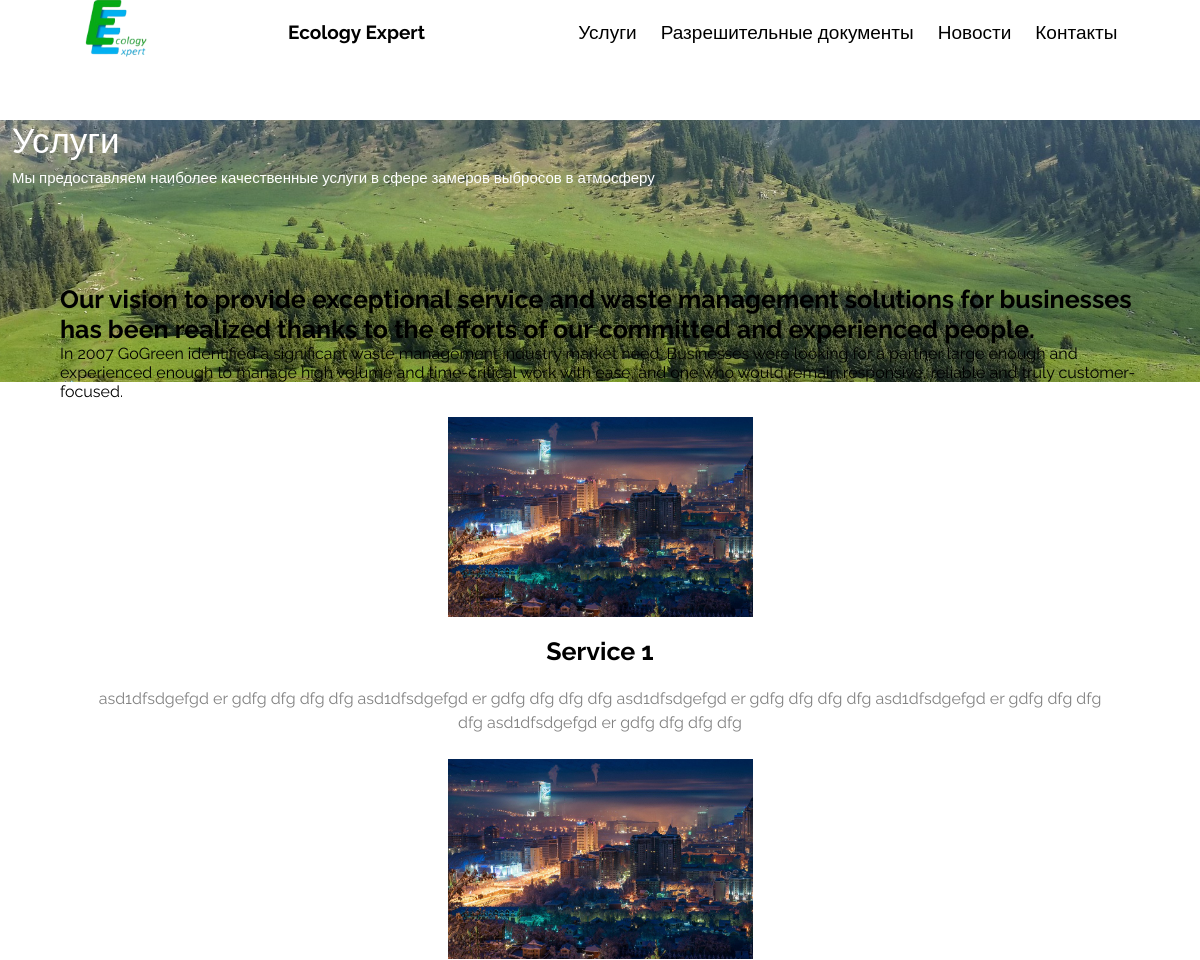
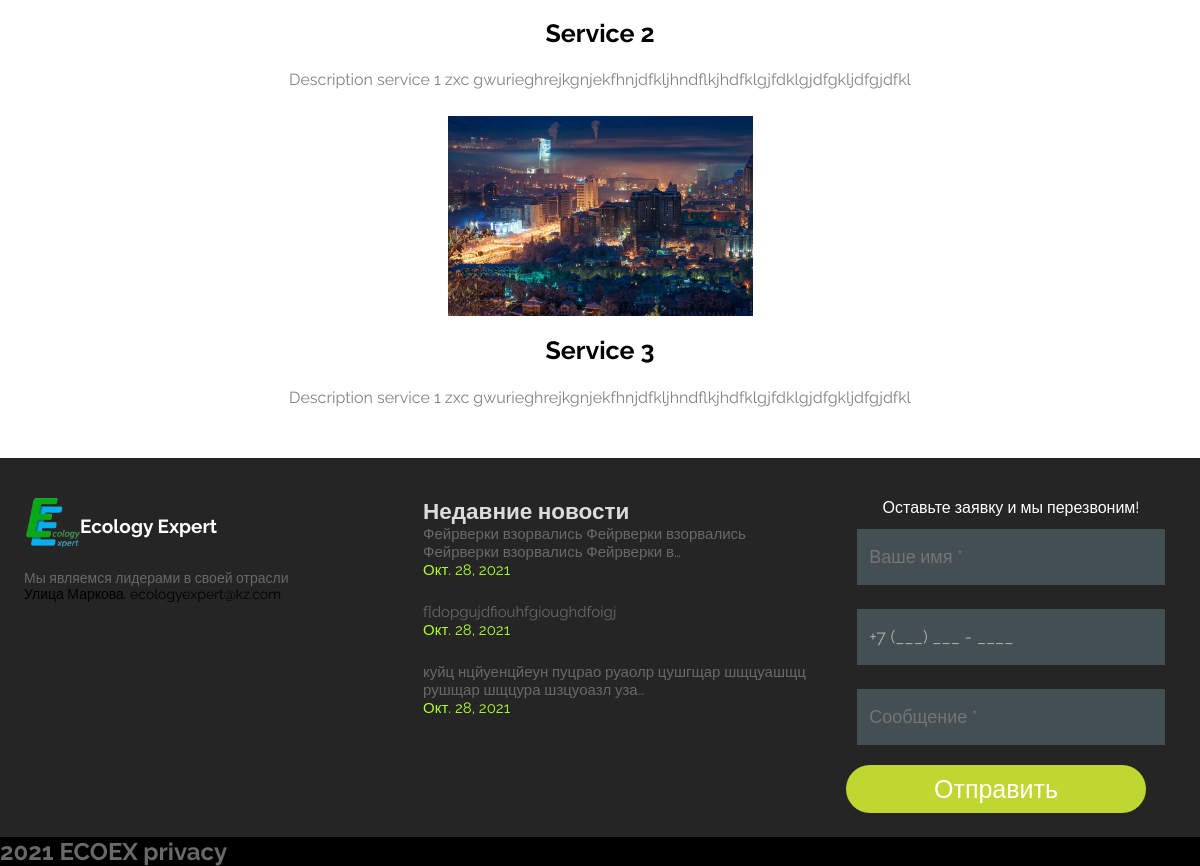
The app's page /services, older data (2 pictures, top to bottom).
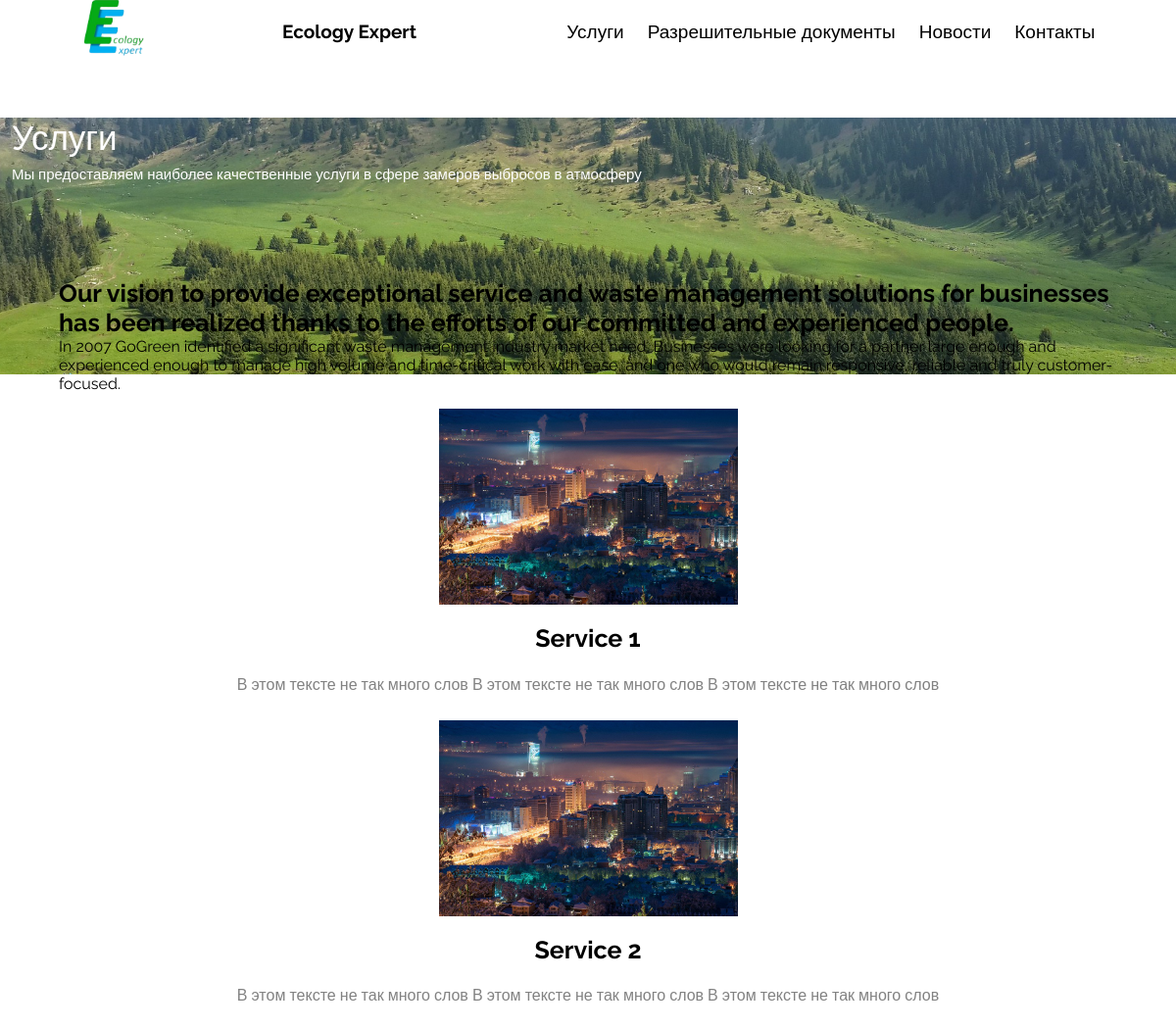
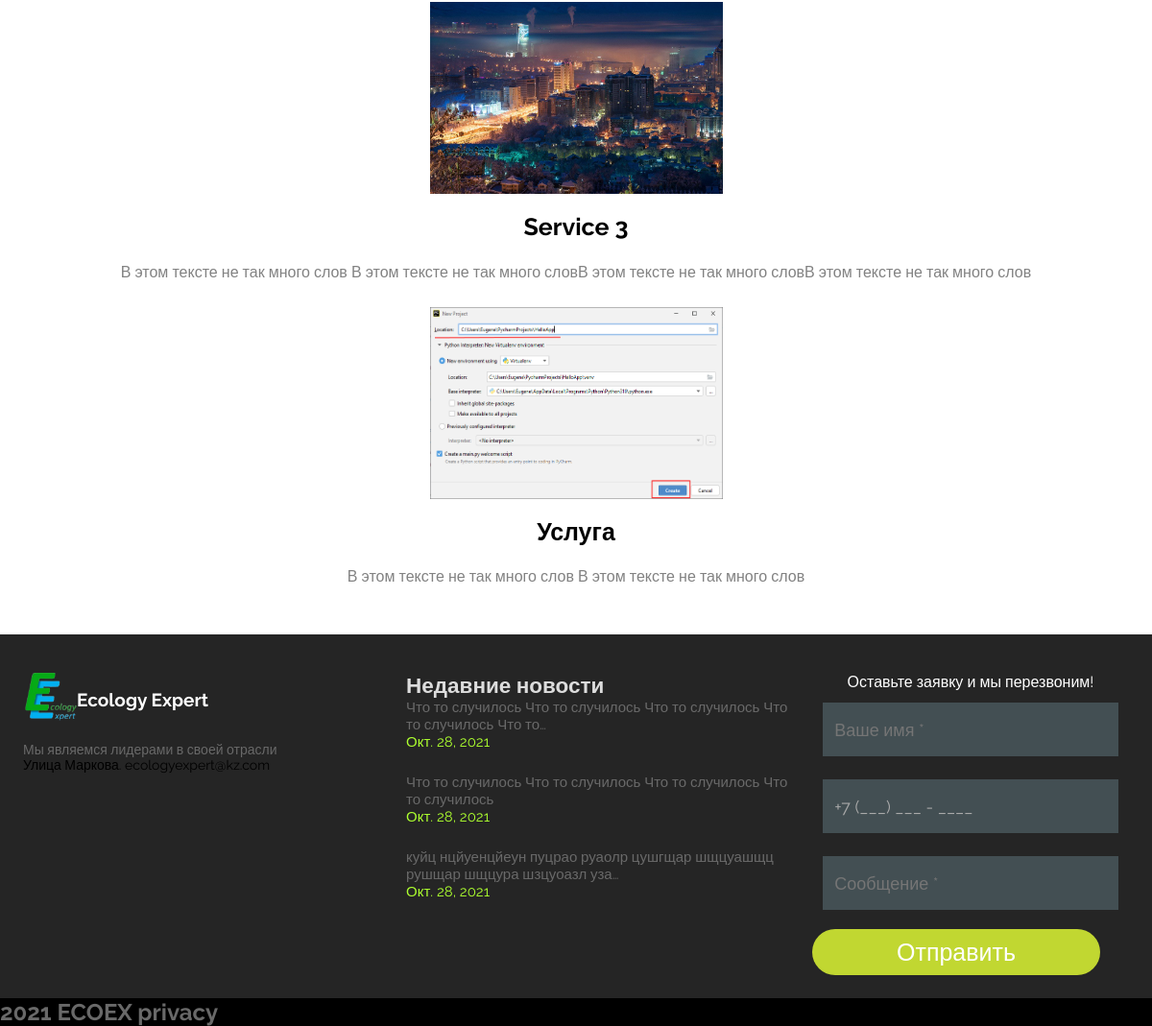
The same page, newer data (2 pictures, top to bottom).
### landing/models.py (models this page shows, shortened)
class Service(models.Model):
    title = models.CharField(max_length=45)
    image = models.ImageField(upload_to='services/')
    description = models.CharField(max_length=650)

class News(models.Model):
    title = models.CharField(max_length=150)
    date = models.DateField(auto_now_add=True)
    slug = models.SlugField(max_length=75, unique=True, db_index=True, verbose_name="URL")
    image = models.ImageField(upload_to="news/", null=True)
    description = models.TextField()

### landing/views.py (the view)
# urls.py: path('services', views.services, name='services'),
def services(request):
    context = {}
    context['Services'] = Service.objects.all()
    return render(request, "service/services_list.html", context)

### landing/context_processors.py (called while the page is built)
def news(request):
    return {'RecentNews': News.objects.all()[:3]}

### templates/service/services_list.html (shortened to what this page needs)
{% extends 'landing/base.html' %}
{% load static %}
{% load cache %}
{% block head %}
<link rel="stylesheet" href="{% static 'css/services_list.css' %}">
        <link rel="stylesheet" href="{% static 'css/header_non_main.css' %}">
{% endblock head %}
{% block content %}
    <div class="Services_bg">
    <h3>Услуги</h3>
    <p>Мы предоставляем наиболее качественные услуги в сфере замеров выбросов в атмосферу</p>
    </div>
<div class="Text_services_wrapper">
<h1 class="Zag_service">Our vision to provide exceptional service and waste management solutions for businesses has been realized thanks to the efforts of our committed and experienced people.</h1>
<p class="Descript_services">In 2007 GoGreen identified a significant waste management industry market need. Businesses were looking for a partner large enough and experienced enough to manage high volume and time-critical work with ease, and one who would remain responsive, reliable and truly customer-focused.</p>
</div>
<div class="Services_wrapper">
{% for service in Services %}
    <div class="services_item">
    <img class="Service_img" src="{{ service.image.url }}" />
    <a class="services_title" >{{ service.title }}</a>
   <p class="service_descrip"> {{ service.description|truncatewords:35 }}</p>
</div>
{% endfor %}
</div>
{% endblock content %}

### templates/landing/base.html (shortened to what this page needs)
<!DOCTYPE html>
{% load static %}
{% load cache %}
<html lang="en">
<head>
{% block head %}
{% endblock head %}
{% cache 25000 header %}
<link rel="stylesheet" href="{% static 'css/base.css' %}">
<link rel="stylesheet" href="{% static 'css/mobile_header.css' %}">
{% endcache %}
</head>
<body>
<section class="HeaderWrapper" id="header_wrapper" style="background-clip: content-box">
<header id="main_header">
    <div class="LogoImg"></div>
    <a href="{% url 'landing:main_page' %}" class="LogoText" id="LogoText">Ecology Expert</a>
    <div class="TextHeaderHorizontal">
        <p class="P_header"><a href="{% url 'landing:services' %}">Услуги</a></p>
        <p class="P_header"><a href="{% url 'landing:pass_docs' %}">Разрешительные документы</a></p>
        <p class="P_header"><a href="{% url 'landing:news_fan' %}">Новости</a></p>
        <p class="P_header"><a href="{% url 'landing:contacts_fan' %}">Контакты</a></p>
    </div>
</header>
</section>
{% block content %}
{% endblock content %}
<footer>
    <div class="Footer">
        <div class="LeftSideFooter">
            <div class="FooterLogo">
            <div class="FooterLogoImg"></div>
            <a href="{% url 'landing:main_page' %}" class="LogoText">Ecology Expert</a>
            </div>
                <p class="DescripFooter">Мы являемся лидерами в своей отрасли
</p>
            <p class="LocationFooter">Улица Маркова.
<a class="EmailFooter">ecologyexpert@kz.com</a></p>
        </div>
        <div class="MiddleSideFooter">
            <h2>Недавние новости</h2>
            <div>
              {% for new in RecentNews %}
                <a class="new_description">{{ new.description|truncatechars:75 }}</a>
                <p class="new_date" >{{ new.date }}</p>
              {% endfor%}
            </div>
        </div>
    {% include 'parts/form_footer.html' %}
    </div>
    <div class="UnderFooter">
        <h1>2021 ECOEX <a href="https://google.com">privacy</a></h1>
    </div>
</footer>
</body>
</html>

Row changes from the older to the newer data that the page shows:
changed Service "Service 1": description "asd1dfsdgefgd er gdfg dfg dfg dfg asd1dfsdgefgd er gdfg dfg dfg dfg asd1dfsdgefgd er gdfg dfg dfg dfg asd1dfsdgefgd er gdfg dfg dfg dfg asd1dfsdgefgd er gdfg dfg dfg dfg" → "В этом тексте не так много слов В этом тексте не так много слов В этом тексте не так много слов"
changed Service "Service 2": description "Description service 1 zxc gwurieghrejkgnjekfhnjdfkljhndflkjhdfklgjfdklgjdfgkljdfgjdfkl" → "В этом тексте не так много слов В этом тексте не так много слов В этом тексте не так много слов"
changed Service "Service 3": description "Description service 1 zxc gwurieghrejkgnjekfhnjdfkljhndflkjhdfklgjfdklgjdfgkljdfgjdfkl" → "В этом тексте не так много слов В этом тексте не так много словВ этом тексте не так много словВ этом тексте не так много слов"
added Service: image (picture), title "Услуга", description "В этом тексте не так много слов В этом тексте не так много слов"
changed News: description "Фейрверки взорвались Фейрверки взорвались Фейрверки взорвались Фейрверки в…" → "Что то случилось Что то случилось Что то случилось Что то случилось Что то…"
changed News: description "f[dopgujdfiouhfgioughdfoigj" → "Что то случилось Что то случилось Что то случилось Что то случилось"
